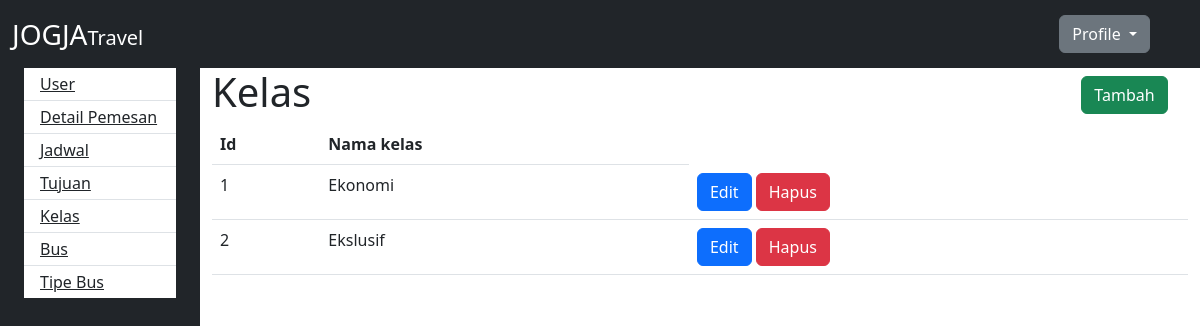
The page /pages/adminpanel/kelas.php on the database its author committed.
### tables this page shows
CREATE TABLE `kelas` (
  `id` int NOT NULL,
  `nama_kelas` varchar(255) NOT NULL,
  `created_at` datetime NOT NULL DEFAULT CURRENT_TIMESTAMP,
  `updated_at` datetime NOT NULL DEFAULT CURRENT_TIMESTAMP
);

### pages/adminpanel/kelas.php (the view, shortened to what this page needs)
<!DOCTYPE html>
<html lang="en">
<head>
    <link rel="stylesheet" href="../../CSS/bootstrap.min.css">
</head>
<body>
    <nav class="navbar navbar-expand-lg bg-dark" data-bs-theme="dark">
        <div class="container-fluid">
            <a class="navbar-brand fs-3" href="#">JOGJA<span class="fs-5">Travel</span></a>
        </div>
        <div class="dropdown">
            <a style="margin-right:50px"class="btn btn-secondary dropdown-toggle" href="#" role="button" data-toggle="dropdown" aria-expanded="false">
                Profile
            </a>
        </div>
    </nav>
    <div class="row g-0">
        <div class="offcanvas-lg offcanvas-start col-lg-2 text-bg-dark" tabindex="-1" id="offcanvasResponsive" aria-labelledby="offcanvasResponsiveLabel" style="height: 100vh;">
           <nav id="sidebarMenu" class="collapse d-md-block sidebar collapse .bg-secondary.bg-gradient">
    <div class="position-sticky">
      <div class="list-group list-group-flush mx-4 mt-7">
        <ul id="collapseExample1" class="collapse show list-group list-group-flush">
          <li class="list-group-item py-1">
            <a href="user.php" class="text-reset">User</a>
          </li>
          <li class="list-group-item py-1">
            <a href="ticket_admin.php" class="text-reset">Detail Pemesan</a>
          </li>
          <li class="list-group-item py-1">
            <a href="jadwal.php" class="text-reset">Jadwal</a>
          </li>
          <li class="list-group-item py-1">
            <a href="tujuan.php" class="text-reset">Tujuan</a>
          </li>
          <li class="list-group-item py-1">
            <a href="kelas.php" class="text-reset">Kelas</a>
          </li>
          <li class="list-group-item py-1">
            <a href="bus.php" class="text-reset">Bus</a>
          </li>
          <li class="list-group-item py-1">
            <a href="tipe_bus.php" class="text-reset">Tipe Bus</a>
          </li>
        </ul>
      </div>
    </div>
  </nav>
        </div>
        <div class="col-lg-10 col-12">
        <div class="container">
            <div>
            <div class="row">
                <div class="col-md-10">
                <h1>Kelas</h1>
                </div>
                <div class="col-md-2 px-5 py-2">
                <a href="form_tambah.php" class="btn btn-success ">Tambah</a>
                </div>
            </div>
            <?php include '../../koneksi/koneksi.php';
            $sql = "SELECT * FROM kelas";
            $result = mysqli_query($conn, $sql);
            ?>
                    <table class="table">
                    <thead>
                        <tr>
                            <th>Id</th>
                            <th>Nama kelas</th>
                        </tr>
                    </thead>
                    <tbody>
                        <?php while ($row = mysqli_fetch_assoc($result)) { ?>
                        <tr>
                            <td><?php echo $row['id']; ?></td>
                            <td><?php echo $row['nama_kelas']; ?></td>
                            <td>
                                <a href="form_edit.php?id=<?php echo $row['id']; ?>" class="btn btn-primary">Edit</a>
                                <a href="delete.php?id=<?php echo $row['id']; ?>" class="btn btn-danger">Hapus</a>
                            </td>
                        </tr>
                        <?php } ?>
                    </tbody>
                </table>
                </div>
        </div>
</body>
</html>

### rows shown on the page
kelas: id "1", nama_kelas "Ekonomi"
kelas: id "2", nama_kelas "Ekslusif"
